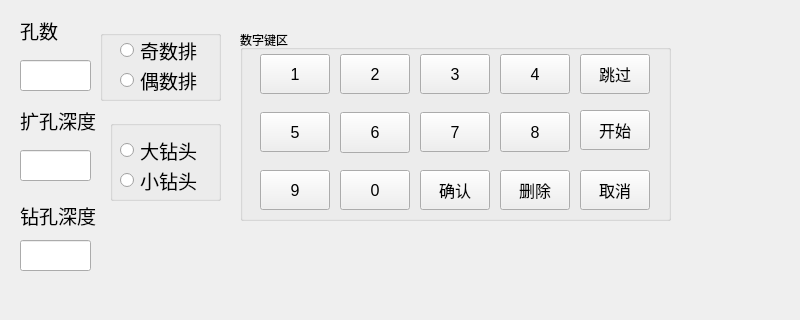
<?xml version="1.0" encoding="UTF-8"?>
<ui version="4.0">
 <class>inputpara</class>
 <widget class="QWidget" name="inputpara">
  <property name="geometry">
   <rect>
    <x>0</x>
    <y>0</y>
    <width>800</width>
    <height>320</height>
   </rect>
  </property>
  <property name="windowTitle">
   <string>Form</string>
  </property>
  <widget class="QGroupBox" name="groupBox_3">
   <property name="geometry">
    <rect>
     <x>240</x>
     <y>30</y>
     <width>431</width>
     <height>191</height>
    </rect>
   </property>
   <property name="title">
    <string>数字键区</string>
   </property>
   <widget class="QPushButton" name="pushButton_9">
    <property name="geometry">
     <rect>
      <x>20</x>
      <y>140</y>
      <width>70</width>
      <height>40</height>
     </rect>
    </property>
    <property name="font">
     <font>
      <pointsize>12</pointsize>
     </font>
    </property>
    <property name="focusPolicy">
     <enum>Qt::NoFocus</enum>
    </property>
    <property name="text">
     <string>9</string>
    </property>
   </widget>
   <widget class="QPushButton" name="pushButton_8">
    <property name="geometry">
     <rect>
      <x>260</x>
      <y>82</y>
      <width>70</width>
      <height>40</height>
     </rect>
    </property>
    <property name="font">
     <font>
      <pointsize>12</pointsize>
     </font>
    </property>
    <property name="focusPolicy">
     <enum>Qt::NoFocus</enum>
    </property>
    <property name="text">
     <string>8</string>
    </property>
   </widget>
   <widget class="QPushButton" name="pushButton_2">
    <property name="geometry">
     <rect>
      <x>100</x>
      <y>24</y>
      <width>70</width>
      <height>40</height>
     </rect>
    </property>
    <property name="font">
     <font>
      <pointsize>12</pointsize>
     </font>
    </property>
    <property name="focusPolicy">
     <enum>Qt::NoFocus</enum>
    </property>
    <property name="text">
     <string>2</string>
    </property>
   </widget>
   <widget class="QPushButton" name="pushButton_7">
    <property name="geometry">
     <rect>
      <x>180</x>
      <y>82</y>
      <width>70</width>
      <height>40</height>
     </rect>
    </property>
    <property name="font">
     <font>
      <pointsize>12</pointsize>
     </font>
    </property>
    <property name="focusPolicy">
     <enum>Qt::NoFocus</enum>
    </property>
    <property name="text">
     <string>7</string>
    </property>
   </widget>
   <widget class="QPushButton" name="pushButton_1">
    <property name="geometry">
     <rect>
      <x>20</x>
      <y>24</y>
      <width>70</width>
      <height>40</height>
     </rect>
    </property>
    <property name="font">
     <font>
      <pointsize>12</pointsize>
     </font>
    </property>
    <property name="focusPolicy">
     <enum>Qt::NoFocus</enum>
    </property>
    <property name="text">
     <string>1</string>
    </property>
   </widget>
   <widget class="QPushButton" name="pushButton_yes">
    <property name="enabled">
     <bool>true</bool>
    </property>
    <property name="geometry">
     <rect>
      <x>180</x>
      <y>140</y>
      <width>70</width>
      <height>40</height>
     </rect>
    </property>
    <property name="font">
     <font>
      <pointsize>12</pointsize>
     </font>
    </property>
    <property name="focusPolicy">
     <enum>Qt::NoFocus</enum>
    </property>
    <property name="text">
     <string>确认</string>
    </property>
   </widget>
   <widget class="QPushButton" name="pushButton_6">
    <property name="geometry">
     <rect>
      <x>100</x>
      <y>82</y>
      <width>70</width>
      <height>41</height>
     </rect>
    </property>
    <property name="font">
     <font>
      <pointsize>12</pointsize>
     </font>
    </property>
    <property name="focusPolicy">
     <enum>Qt::NoFocus</enum>
    </property>
    <property name="text">
     <string>6</string>
    </property>
   </widget>
   <widget class="QPushButton" name="pushButton_0">
    <property name="geometry">
     <rect>
      <x>100</x>
      <y>140</y>
      <width>70</width>
      <height>40</height>
     </rect>
    </property>
    <property name="font">
     <font>
      <pointsize>12</pointsize>
     </font>
    </property>
    <property name="focusPolicy">
     <enum>Qt::NoFocus</enum>
    </property>
    <property name="text">
     <string>0</string>
    </property>
   </widget>
   <widget class="QPushButton" name="pushButton_3">
    <property name="geometry">
     <rect>
      <x>180</x>
      <y>24</y>
      <width>70</width>
      <height>40</height>
     </rect>
    </property>
    <property name="font">
     <font>
      <pointsize>12</pointsize>
     </font>
    </property>
    <property name="focusPolicy">
     <enum>Qt::NoFocus</enum>
    </property>
    <property name="text">
     <string>3</string>
    </property>
   </widget>
   <widget class="QPushButton" name="pushButton_4">
    <property name="geometry">
     <rect>
      <x>260</x>
      <y>24</y>
      <width>70</width>
      <height>40</height>
     </rect>
    </property>
    <property name="font">
     <font>
      <pointsize>12</pointsize>
     </font>
    </property>
    <property name="focusPolicy">
     <enum>Qt::NoFocus</enum>
    </property>
    <property name="text">
     <string>4</string>
    </property>
   </widget>
   <widget class="QPushButton" name="pushButton_5">
    <property name="geometry">
     <rect>
      <x>20</x>
      <y>82</y>
      <width>70</width>
      <height>40</height>
     </rect>
    </property>
    <property name="font">
     <font>
      <pointsize>12</pointsize>
     </font>
    </property>
    <property name="focusPolicy">
     <enum>Qt::NoFocus</enum>
    </property>
    <property name="text">
     <string>5</string>
    </property>
   </widget>
   <widget class="QPushButton" name="pushButton_no">
    <property name="geometry">
     <rect>
      <x>260</x>
      <y>140</y>
      <width>70</width>
      <height>40</height>
     </rect>
    </property>
    <property name="font">
     <font>
      <pointsize>12</pointsize>
     </font>
    </property>
    <property name="focusPolicy">
     <enum>Qt::NoFocus</enum>
    </property>
    <property name="text">
     <string>删除</string>
    </property>
   </widget>
   <widget class="QPushButton" name="pushButton_cancel">
    <property name="geometry">
     <rect>
      <x>340</x>
      <y>140</y>
      <width>70</width>
      <height>40</height>
     </rect>
    </property>
    <property name="font">
     <font>
      <pointsize>12</pointsize>
     </font>
    </property>
    <property name="focusPolicy">
     <enum>Qt::NoFocus</enum>
    </property>
    <property name="text">
     <string>取消</string>
    </property>
   </widget>
   <widget class="QPushButton" name="pushButton_f1">
    <property name="geometry">
     <rect>
      <x>340</x>
      <y>24</y>
      <width>70</width>
      <height>40</height>
     </rect>
    </property>
    <property name="font">
     <font>
      <pointsize>12</pointsize>
     </font>
    </property>
    <property name="focusPolicy">
     <enum>Qt::NoFocus</enum>
    </property>
    <property name="text">
     <string>跳过</string>
    </property>
   </widget>
   <widget class="QPushButton" name="pushButton_f2">
    <property name="geometry">
     <rect>
      <x>340</x>
      <y>80</y>
      <width>70</width>
      <height>40</height>
     </rect>
    </property>
    <property name="font">
     <font>
      <pointsize>12</pointsize>
     </font>
    </property>
    <property name="focusPolicy">
     <enum>Qt::NoFocus</enum>
    </property>
    <property name="text">
     <string>开始</string>
    </property>
   </widget>
  </widget>
  <widget class="QGroupBox" name="groupBox_2">
   <property name="geometry">
    <rect>
     <x>110</x>
     <y>120</y>
     <width>111</width>
     <height>81</height>
    </rect>
   </property>
   <property name="title">
    <string/>
   </property>
   <property name="flat">
    <bool>true</bool>
   </property>
   <widget class="QRadioButton" name="radioButton">
    <property name="geometry">
     <rect>
      <x>10</x>
      <y>20</y>
      <width>97</width>
      <height>21</height>
     </rect>
    </property>
    <property name="font">
     <font>
      <pointsize>14</pointsize>
     </font>
    </property>
    <property name="text">
     <string>大钻头</string>
    </property>
   </widget>
   <widget class="QRadioButton" name="radioButton_2">
    <property name="geometry">
     <rect>
      <x>10</x>
      <y>50</y>
      <width>97</width>
      <height>21</height>
     </rect>
    </property>
    <property name="font">
     <font>
      <pointsize>14</pointsize>
     </font>
    </property>
    <property name="text">
     <string>小钻头</string>
    </property>
   </widget>
  </widget>
  <widget class="QLineEdit" name="lineEdit_3">
   <property name="geometry">
    <rect>
     <x>20</x>
     <y>240</y>
     <width>71</width>
     <height>31</height>
    </rect>
   </property>
   <property name="font">
    <font>
     <pointsize>14</pointsize>
    </font>
   </property>
   <property name="maxLength">
    <number>3</number>
   </property>
  </widget>
  <widget class="QGroupBox" name="groupBox">
   <property name="geometry">
    <rect>
     <x>100</x>
     <y>30</y>
     <width>121</width>
     <height>71</height>
    </rect>
   </property>
   <property name="title">
    <string/>
   </property>
   <property name="flat">
    <bool>true</bool>
   </property>
   <widget class="QRadioButton" name="radioButton_3">
    <property name="geometry">
     <rect>
      <x>20</x>
      <y>40</y>
      <width>97</width>
      <height>21</height>
     </rect>
    </property>
    <property name="font">
     <font>
      <pointsize>14</pointsize>
     </font>
    </property>
    <property name="text">
     <string>偶数排</string>
    </property>
   </widget>
   <widget class="QRadioButton" name="radioButton_4">
    <property name="geometry">
     <rect>
      <x>20</x>
      <y>10</y>
      <width>97</width>
      <height>21</height>
     </rect>
    </property>
    <property name="font">
     <font>
      <pointsize>14</pointsize>
     </font>
    </property>
    <property name="text">
     <string>奇数排</string>
    </property>
   </widget>
  </widget>
  <widget class="QLabel" name="label">
   <property name="geometry">
    <rect>
     <x>20</x>
     <y>20</y>
     <width>61</width>
     <height>21</height>
    </rect>
   </property>
   <property name="font">
    <font>
     <pointsize>14</pointsize>
    </font>
   </property>
   <property name="text">
    <string>孔数</string>
   </property>
  </widget>
  <widget class="QLineEdit" name="lineEdit">
   <property name="geometry">
    <rect>
     <x>20</x>
     <y>60</y>
     <width>71</width>
     <height>31</height>
    </rect>
   </property>
   <property name="font">
    <font>
     <pointsize>14</pointsize>
    </font>
   </property>
   <property name="maxLength">
    <number>3</number>
   </property>
  </widget>
  <widget class="QLineEdit" name="lineEdit_2">
   <property name="geometry">
    <rect>
     <x>20</x>
     <y>150</y>
     <width>71</width>
     <height>31</height>
    </rect>
   </property>
   <property name="font">
    <font>
     <pointsize>14</pointsize>
    </font>
   </property>
   <property name="maxLength">
    <number>3</number>
   </property>
  </widget>
  <widget class="QLabel" name="label_2">
   <property name="geometry">
    <rect>
     <x>20</x>
     <y>110</y>
     <width>81</width>
     <height>21</height>
    </rect>
   </property>
   <property name="font">
    <font>
     <pointsize>14</pointsize>
    </font>
   </property>
   <property name="text">
    <string>扩孔深度</string>
   </property>
  </widget>
  <widget class="QLabel" name="label_3">
   <property name="geometry">
    <rect>
     <x>20</x>
     <y>200</y>
     <width>81</width>
     <height>31</height>
    </rect>
   </property>
   <property name="font">
    <font>
     <pointsize>14</pointsize>
    </font>
   </property>
   <property name="text">
    <string>钻孔深度</string>
   </property>
  </widget>
 </widget>
 <resources/>
 <connections/>
</ui>
